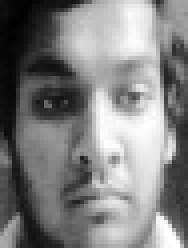
#> input picture Face Recognition/people/akshat/0.jpg, 47 x 62 px (shown 4 times larger)
$ jupyter execute --allow-errors 'Face recognition.ipynb'   (shell and % lines are left out)   (text cells are left out)
#> lines starting #> are read from the running program, lines starting #| are printed output that depends on the picture; after the words box and inside, x2 and y2 are one past the last pixel; in counts of white or black regions, pixels touching at a corner belong together
[cell 1]
import cv2
import numpy as np
import matplotlib.pyplot as plt

import os
from IPython.display import clear_output

[cell 2]
def detect_face(frame):
    detector = cv2.CascadeClassifier("xml/frontal_face.xml")

    faces = detector.detectMultiScale(frame,scaleFactor=1.3,minNeighbors=3)

    return faces

[cell 3]
# [7 lines left out: function cut_faces, not called in this run]

[cell 4]
# [9 lines left out: function normalize_intensity, not called in this run]

[cell 5]
# [9 lines left out: function resize, not called in this run]

[cell 6]
# [5 lines left out: function normalize_faces, not called in this run]

[cell 7]
# [8 lines left out: function plot_show, not called in this run]

[cell 8]
def draw_rectangle(image,coords):
    for (x,y,w,h) in coords:
        cv2.rectangle(image,(x,y),(x+w,y+h),(0,0,255),2)

[cell 9]
import cv2
import numpy as np
import matplotlib.pyplot as plt
import os
from IPython.display import clear_output


cam = cv2.VideoCapture(0)
folder = "people/"+input('Person:').lower()
#> the answer given: ../BlogWebsite/Site Samples


if not os.path.exists(folder):
    os.mkdir(folder)


    flag_start_capturing=False
    sample=1
    cv2.namedWindow("Face",cv2.WINDOW_AUTOSIZE)

    while True:
        ret,frame = cam.read()

        faces_coord= detect_face(frame)

        if len(faces_coord):
            faces = normalize_faces(frame,faces_coord)
            cv2.imwrite(folder+'/'+str(sample)+'.jpg',faces[0])
            plot_show(faces[0],"Image Saved:"+str(sample))
            clear_output(wait=True)

        draw_rectangle(frame,faces_coord)
        cv2.imshow('Face',frame)
        keypress=cv2.waitKey(1)

        if keypress==ord('c'):
            if flag_start_capturing==False:
                flag_start_capturing=True
            else:
                flag_start_capturing=False
                sample=0

        if flag_start_capturing==True:
            sample+=1
        if sample==300:
            break

    cam.release()
    cv2.destroyAllWindows()
else:
    print("This Name already exists")

[cell 10]
basepath = "C:\\Users\\hp\\scikit_learn_data\\lfw_home\\lfw_funneled"

#> (the rest of this cell did not finish here and is left out)

[cell 11]
def collect_dataset():
    images=[]
    labels=[]
    labels_dic={}

    people = [person for person in os.listdir("people/")]
    for i,person in enumerate(people):
        labels_dic[i]=person
        for image in os.listdir("people/"+person):
            if image.endswith('.jpg'):
                images.append(cv2.imread("people/"+person+'/'+image,0))
                labels.append(i)
    return (images,np.array(labels),labels_dic)

[cell 12]
images,labels,labels_dic = collect_dataset()

[cell 13]
images[0].shape
#> Out = (62, 47)

[cell 14]
print(len(images))
print(labels_dic)
print(labels)

[cell 15]
X_train = np.asarray(images)

[cell 16]
X_train.shape
#> Out = (3, 62, 47)

[cell 17]
train = X_train.reshape(len(X_train),-1)

[cell 18]
train.shape
#> Out = (3, 2914)

[cell 19]
from sklearn.decomposition import PCA

[cell 20]
pca1 = PCA(n_components=.99)
pca1.fit(train)
plt.plot(np.cumsum(pca1.explained_variance_ratio_))
#> (this line was passed over: IPython is not available in this run)
plt.xlabel('number of components')
#> (this line was passed over: IPython is not available in this run)
plt.ylabel('cumulative explained variance')
#> (this line was passed over: IPython is not available in this run)
plt.show()

[cell 21]
pca1 = PCA(n_components=.99)
new_train=pca1.fit_transform(train)

[cell 22]
pca1.n_components_

[cell 23]
from sklearn.model_selection import train_test_split

[cell 24]
X_train,X_test,y_train,y_test = train_test_split(train,labels,test_size=0.2)

[cell 25]
X_train.shape
#> Out = (2, 2914)

[cell 26]
X_test.shape
#> Out = (1, 2914)

[cell 27]
from sklearn.preprocessing import StandardScaler
sc_X = StandardScaler()
train = sc_X.fit_transform(train)

[cell 28]
pca = PCA(n_components=200)

#> (a cell that did not finish here is left out)

#> (a cell that did not finish here is left out)

[cell 31]
from sklearn.svm import SVC
svm = SVC(kernel = 'linear')
#> (the rest of this cell did not finish here and is left out)

#> (a cell that did not finish here is left out)

[cell 33]
from sklearn.svm import SVC
from sklearn.model_selection import GridSearchCV,KFold

[cell 34]
param_grid = {'C':[.0001,.001,.01,.1,1,10]}

[cell 35]
kf=KFold(n_splits=5,shuffle=True)

[cell 36]
gs_svc = GridSearchCV(SVC(kernel='linear',probability=True),param_grid=param_grid,cv=kf,scoring='accuracy')

#> (a cell that did not finish here is left out)

#> (a cell that did not finish here is left out)

#> (a cell that did not finish here is left out)

#> (a cell that did not finish here is left out)

[cell 41]
import pickle

filename = 'svc_face.pkl'
f=open(filename, 'wb')
#> (the rest of this cell did not finish here and is left out)

[cell 42]
import pickle

filename = 'svc_face.pkl'
#> (the rest of this cell did not finish here and is left out)

[cell 43]
cam = cv2.VideoCapture(0)
font=cv2.FONT_HERSHEY_PLAIN
cv2.namedWindow("opencv_face", cv2.WINDOW_AUTOSIZE)


while True:
    ret,frame = cam.read()
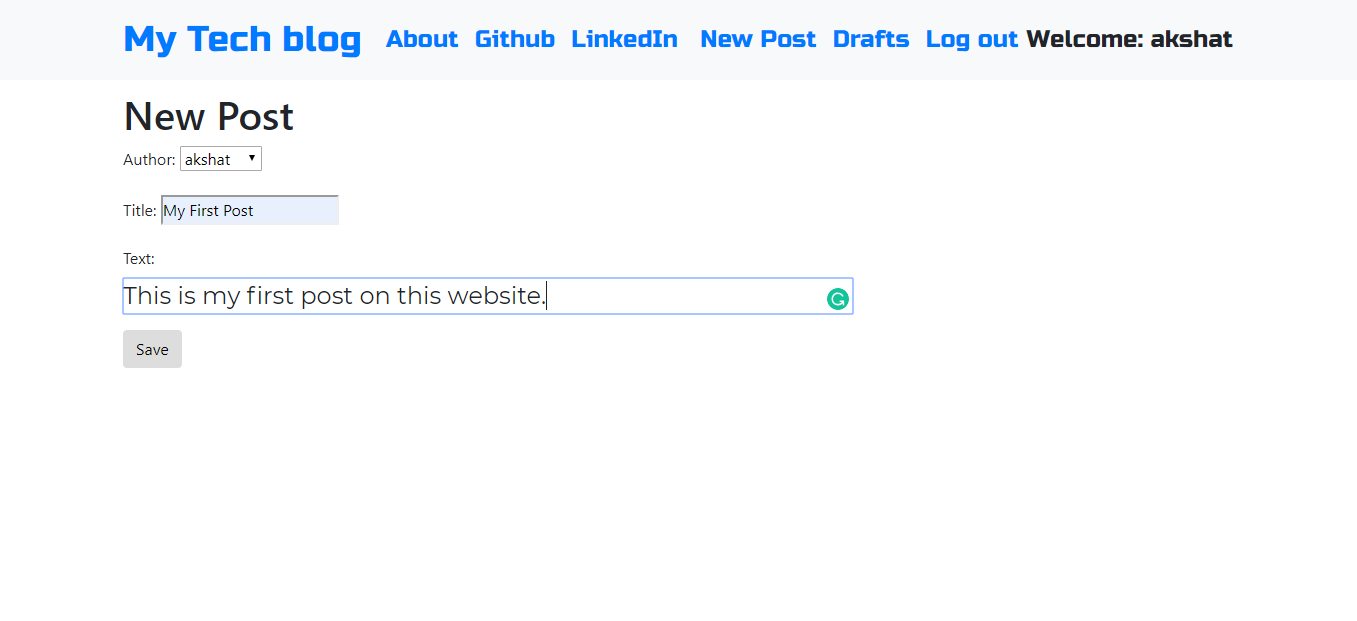
#> input picture BlogWebsite/Site Samples/1.png, 1357 x 621 px, given in place of the camera
#> frame is the input picture: shape (621, 1357, 3); mean B, G, R 252.8, 251.2, 249.8


    faces_coord = detect_face(frame) # detect more than one face
    if len(faces_coord):
        faces = normalize_faces(frame, faces_coord)
        #faces = normalize_intensity(faces)
        for i, face in enumerate(faces): # for each detected face


            #cv2.imwrite('trainingData/female/picture_BGR5.jpg',face)
            test = pca1.transform(face.reshape(1,-1))
            #print test
            #transform = test.reshape(1,-1)
            #print transform
            prob=svc1.predict_proba(test)
            confidence = svc1.decision_function(test)
            print (confidence)
            print (prob)


            pred = svc1.predict(test)
            print (pred,pred[0])

            name=labels_dic[pred[0]].capitalize()
            print (name)

            #pred = labels_dic[pred[0]].capitalize()
            #threshold = .50

            if confidence>1.0:

                cv2.putText(frame, 'UNKNOWN',(faces_coord[i][0], faces_coord[i][1] - 10),
                            cv2.FONT_HERSHEY_PLAIN, 2, (66, 53, 243), 2)


            else:
                cv2.putText(frame,'AKSHAT',(faces_coord[i][0], faces_coord[i][1] - 10),
                            cv2.FONT_HERSHEY_PLAIN, 3, (66, 53, 243), 2)


            #cv2.putText(frame,name,(x,y-10),font,2,(0,0,255),2,cv2.LINE_AA)


           #cv2.putText(frame,'Unknown',(x,y-10),font,2,(0,0,255),2,cv2.LINE_AA)
        clear_output(wait = True)
        draw_rectangle(frame, faces_coord) # rectangle around face

    cv2.putText(frame, "ESC to exit", (5, frame.shape[0] - 5),cv2.FONT_HERSHEY_PLAIN, 1.3, (66, 53, 243), 2,
                cv2.LINE_AA)
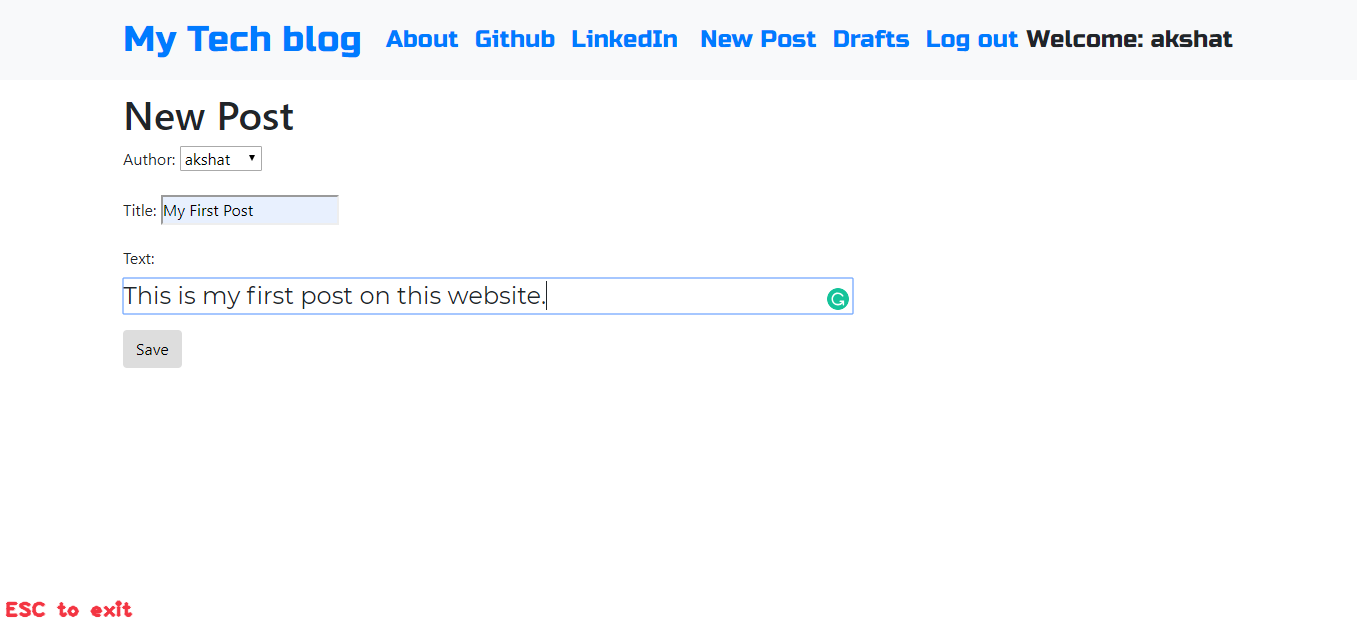
#> frame: shape (621, 1357, 3); 0.14% of pixels changed, all inside (x1, y1, x2, y2) = (5, 600, 133, 618)

    cv2.imshow("opencv_face", frame) # live feed in external
    if cv2.waitKey(5) == 27:
#> (key Esc is pressed here)
        break

cam.release()
cv2.destroyAllWindows()
